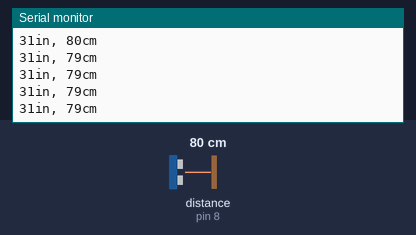
This sketch was run on a simulated Arduino Uno, built with avr-gcc and run on an emulated ATmega328P. On the bench: the last lines printed to the serial monitor. Wiring (inferred from the names in the program): ultrasonic range finder: trigger pin 9; echo pin 8. The test bench sets the inputs (shaded band); at power-on: distance to the obstacle (sensor on pin 8) 80 cm. The echo pulse lasts 58.3 µs per cm.

Above: at 1.2 s.
1.3 s: distance to the obstacle (sensor on pin 8) set to 2 cm
At 1.71 s:
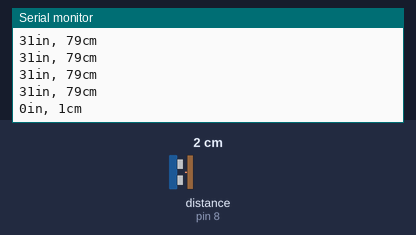
4.3 s: distance to the obstacle (sensor on pin 8) set to 4 cm
At 4.47 s:
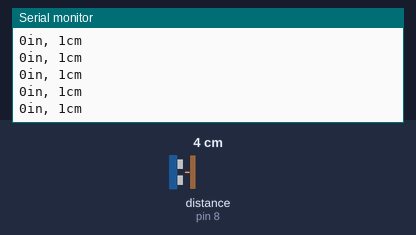
Timing chart, 0 to 7.3 s (numbered marks = the images above; inputs shaded):
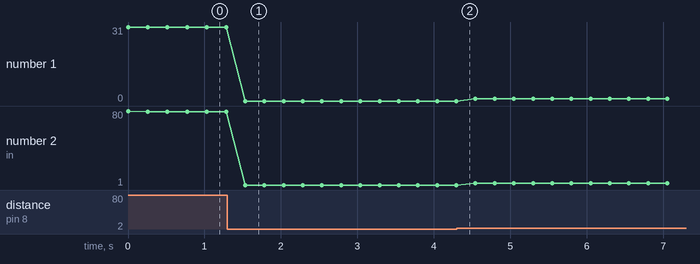

Measured:
- after the input at 1.3 s, the serial monitor: prints a new line after 0.23 s (image 1)
- plotted number 1: 31 → 0 after the input at 1.3 s
- plotted number 2: 79 → 1 after the input at 1.3 s, 1 → 3 after the input at 4.3 s

The sketch:

HC-SR04_test.ino
```cpp
/*
 *
 * Testing the HC-SR04 ultrasonic sensor
 *
    Ultrasonic sensor Pins:
        VCC: +5VDC
        Trig : Trigger (INPUT) - Pin 9
        Echo: Echo (OUTPUT) - Pin 8
        GND: GND
 */

int trigPin = 9;    //Trig
int echoPin = 8;    //Echo
long duration, cm, inches;

void setup() {
  //Serial Port begin
  Serial.begin (9600);
  //Define inputs and outputs
  pinMode(trigPin, OUTPUT);
  pinMode(echoPin, INPUT);
}

void loop() {

  // The sensor is triggered by a HIGH pulse of 10 or more microseconds.
  // Give a short LOW pulse beforehand to ensure a clean HIGH pulse:
  digitalWrite(trigPin, LOW);
  delayMicroseconds(5);
  digitalWrite(trigPin, HIGH);
  delayMicroseconds(10);
  digitalWrite(trigPin, LOW);

  // Read the signal from the sensor: a HIGH pulse whose
  // duration is the time (in microseconds) from the sending
  // of the ping to the reception of its echo off of an object.
  duration = pulseIn(echoPin, HIGH);

  // convert the time into a distance
  // we need distance traveled (cm & in) per microsecond
  // distance traveled by sensor is calculated via the following formula:
  // distance = duration * speedofSound...
  // however, time taken is actually to and from the ultrasonic sensor
  // (First the sound travels away from the sensor
  // and then it bounces off of a surface and returns back)
  // we only need half of that distance.
  // Therefore travel time is taken as duration/2:
  // distance = (duration/2) * speedofSound
  //
  // The speed of sound at sea level in dry air at 20°C (68°F)
  // is 343.51 meters/second or 1,127 ft/second (that's close enough)
  // this is equivalent too:
  // 34351 cm/sec
  // 34.351 cm/msec
  // 0.034351 cm/microsec OR 1/0.034351 = 29.11 microsecs/cm
  // 13524 in/sec
  // 13.524 in/msec
  // 0.013524 in/microsec OR 1/0.013524 = 73.94 microsecs/in
  // for more visit: https://en.wikipedia.org/wiki/Speed_of_sound

  // The pulseIn() function returns the length of a pulse in microseconds
  // so we use 29.11 microsecs/cm and 73.94 microsecs/in to calculate the
  // distance in centimeters and inches respectively.
  cm = (duration/2) / 29.11; // (duration/2) * 0.034351 will also work
  inches = (duration/2) / 73.94; // (duration/2) * 0.013524 will also work

  Serial.print(inches);
  Serial.print("in, ");
  Serial.print(cm);
  Serial.print("cm");
  Serial.println();

  delay(250);
}
```
